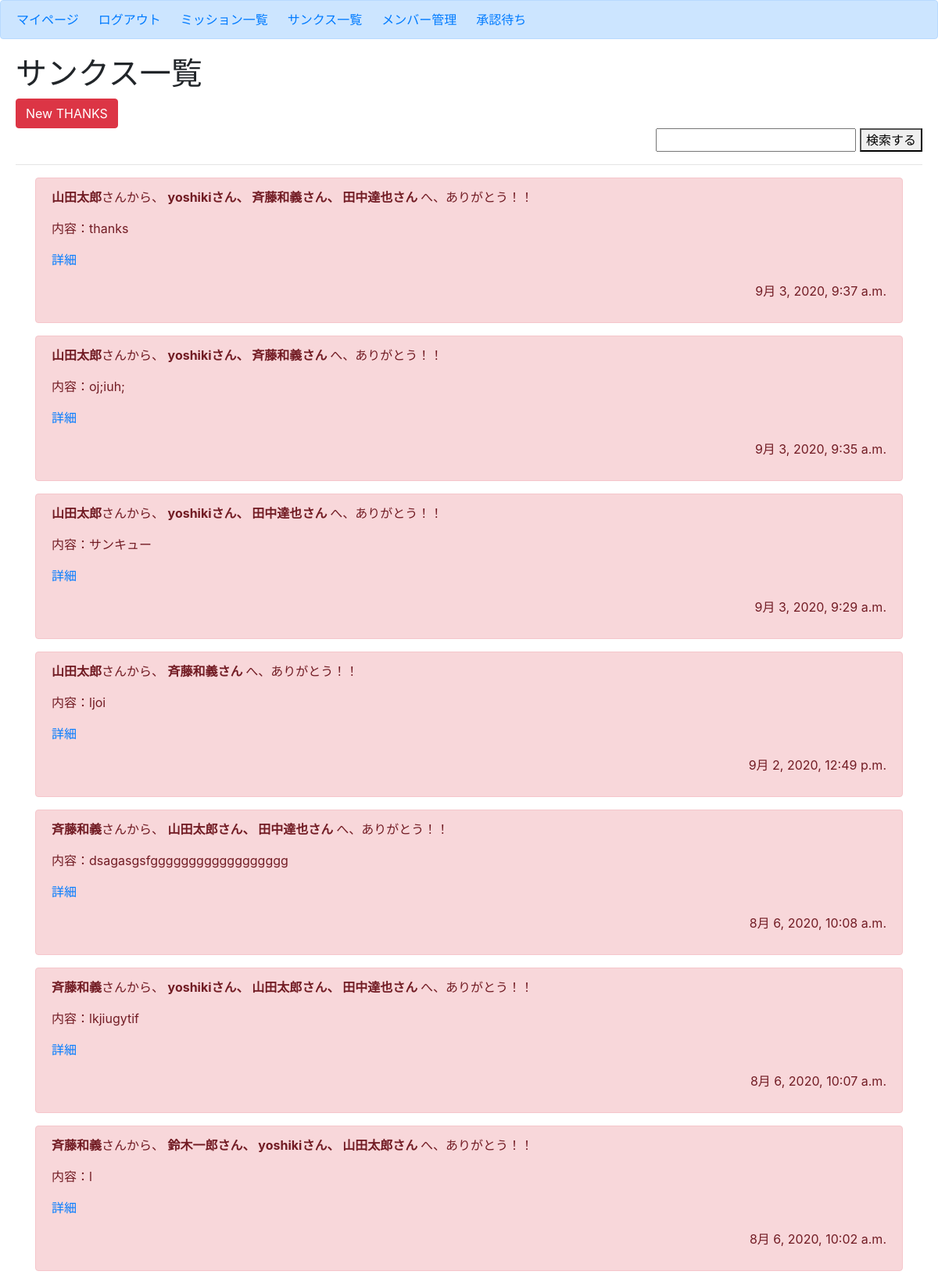
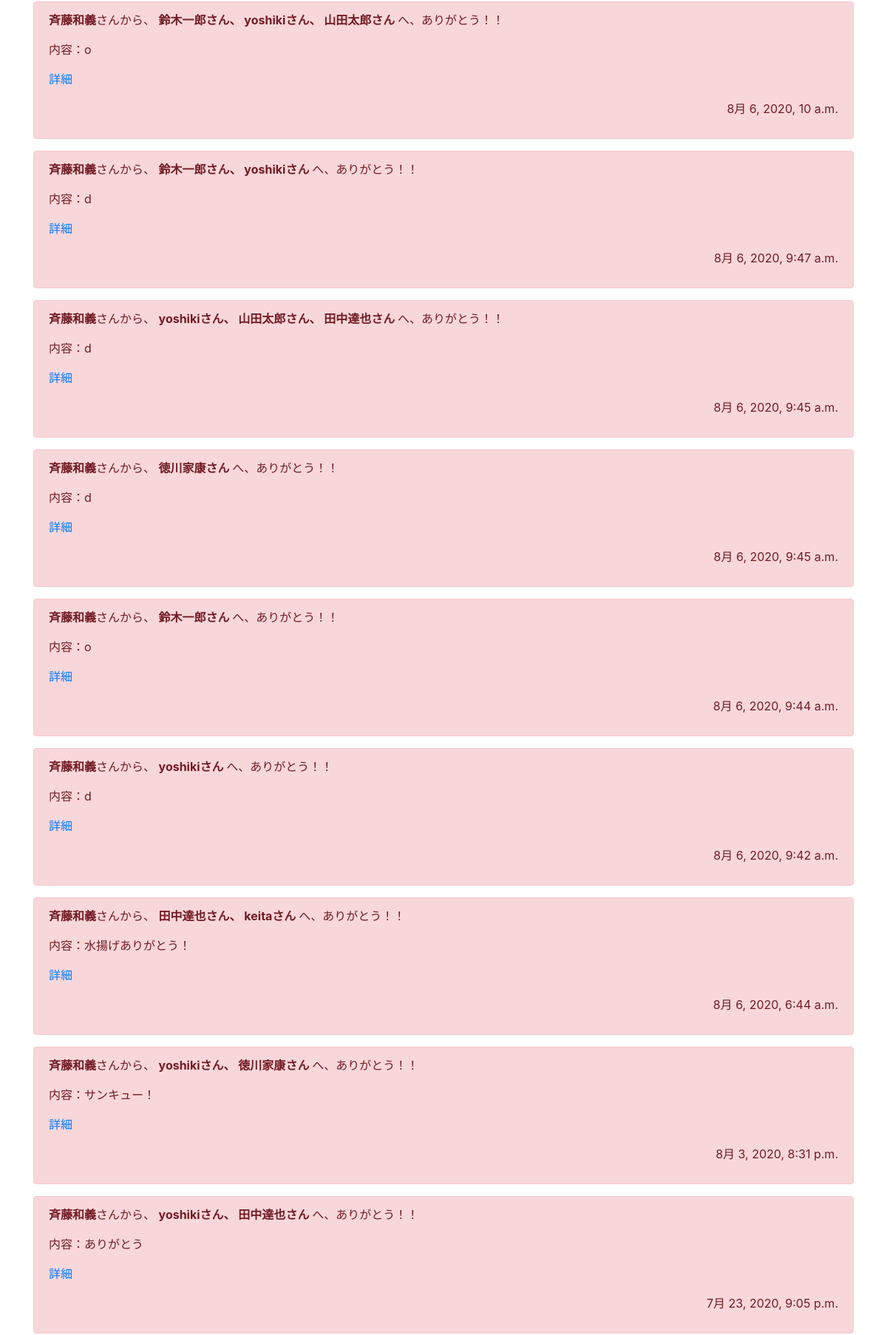
The page /thanks/list/ (signed in, upper part) on the database its author committed (2 pictures, top to bottom).
### thanks/models.py (models this page shows, shortened)
class Thanks(models.Model):
    giver = models.ForeignKey(User, on_delete=models.CASCADE)           # 感謝をする人
    recipients = models.ManyToManyField(Profile)                        # 感謝される人
    content = models.TextField()                                        # 内容
    good_count = models.IntegerField(default=0)                         # いいね数
    date_posted = models.DateTimeField(default=timezone.now)            # 投稿された時間
    approval = models.IntegerField(choices=EXAMPLE_APPROVAL, default=0) # 承認 (済み/待ち)
    reward_exp = models.IntegerField(default=0)                         # 贈呈されるexp

### user/models.py (models this page shows, shortened)
class Profile(models.Model):
    user = models.OneToOneField(User, on_delete=models.CASCADE)
    kubun = models.CharField(verbose_name='区分',
                             max_length=2,
                             choices=KUBUN_CHOICES,)
    exp_total = models.IntegerField(verbose_name='経験値', default=10)
    mission_create_count = models.IntegerField(default=0)  # ミッション作成回数
    my_success_count = models.IntegerField(default=0)      # 自ら作成したミッションの達成数
    join_count = models.IntegerField(default=0)            # ミッション参加回数
    team_success_count = models.IntegerField(default=0)    # 参加したミッションの達成回数
    thanks_count = models.IntegerField(default=0)          # 感謝した回数
    thanked_count = models.IntegerField(default=0)         # 感謝された回数

### thanks/views.py (the view)
# urls.py: path('thanks/list/', views.ThanksListView.as_view(), name='thanks-list'),
class ThanksListView(ListView):
    model = Thanks
    template_name = 'thanks/thanks_list.html'
    context_object_name = 'thanks_list'
    def get_context_data(self, **kwargs):
        context = super(ThanksListView, self).get_context_data(**kwargs)
        profile = Profile.objects.get(user=self.request.user)
        context['profile'] = profile
        return context
    def get_queryset(self):
        q_word = self.request.GET.get('query')
        if q_word:
            object_list = Thanks.objects.filter(
                Q(giver__username__icontains=q_word)|Q(recipients__user__username__icontains=q_word)).order_by('-date_posted')
        else:
            object_list = Thanks.objects.all().order_by('-date_posted')
        return object_list

### thanks/templates/thanks/thanks_list.html
{% extends 'mission/base.html' %}
{% block body %}
<h1>サンクス一覧</h1>
<form action="{% url 'thanks-create' %}">
    <button type="submit" class="btn btn-danger">New THANKS</button>
</form>
<form class="search" action="" method="get">
    <input name="query" value="{{ request.GET.query }}" type="text">
    <button type="submit">検索する</button>
</form>
<hr>
{% for thanks in thanks_list %}
{% if thanks.get_approval_display == '承認済み' %}
<div class="container">
    <div class="alert alert-danger" role="alert">
        <p class="text-left">
            <b>{{ thanks.giver }}</b>さんから、
            <b>
                {% for recipient in thanks.recipients.all %}
                    {% if forloop.last %}
                        {{ recipient.user }}さん
                    {% else %}
                        {{ recipient.user }}さん、
                    {% endif %}
                {% endfor %}
            </b> へ、ありがとう！！
        </p>
        <p class="text-left">内容：{{ thanks.content }}</p>
        <p class="text-left"><a href="{% url 'thanks-detail' thanks.pk %}">詳細</a></p>
        <p class="text-right">{{ thanks.date_posted }}</p>
    </div>
</div>
{% endif %}
{% endfor %}
{% endblock body %}

### mission/static/mission/css/style.css (style rules this page uses)
form.search { text-align: right; }

### rows shown on the page
Thanks: giver "山田太郎", content "thanks", date_posted "9月 3, 2020, 9:37 a.m."
Profile: user "yoshiki"
Profile: user "斉藤和義"
Profile: user "田中達也"
Thanks: giver "山田太郎", content "oj;iuh;", date_posted "9月 3, 2020, 9:35 a.m."
Thanks: giver "山田太郎", content "サンキュー", date_posted "9月 3, 2020, 9:29 a.m."
Thanks: giver "山田太郎", content "ljoi", date_posted "9月 2, 2020, 12:49 p.m."
Thanks: giver "斉藤和義", content "dsagasgsfgggggggggggggggggg", date_posted "8月 6, 2020, 10:08 a.m."
Profile: user "山田太郎"
Thanks: giver "斉藤和義", content "lkjiugytif", date_posted "8月 6, 2020, 10:07 a.m."
Thanks: giver "斉藤和義", content "l", date_posted "8月 6, 2020, 10:02 a.m."
Profile: user "鈴木一郎"
Thanks: giver "斉藤和義", content "o", date_posted "8月 6, 2020, 10 a.m."
Thanks: giver "斉藤和義", content "d", date_posted "8月 6, 2020, 9:47 a.m."
Thanks: giver "斉藤和義", content "d", date_posted "8月 6, 2020, 9:45 a.m."
Thanks: giver "斉藤和義", content "d", date_posted "8月 6, 2020, 9:45 a.m."
Profile: user "徳川家康"
Thanks: giver "斉藤和義", content "o", date_posted "8月 6, 2020, 9:44 a.m."
Thanks: giver "斉藤和義", content "d", date_posted "8月 6, 2020, 9:42 a.m."
Thanks: giver "斉藤和義", content "水揚げありがとう！", date_posted "8月 6, 2020, 6:44 a.m."
Profile: user "keita"
Thanks: giver "斉藤和義", content "サンキュー！", date_posted "8月 3, 2020, 8:31 p.m."
Thanks: giver "斉藤和義", content "ありがとう", date_posted "7月 23, 2020, 9:05 p.m."
